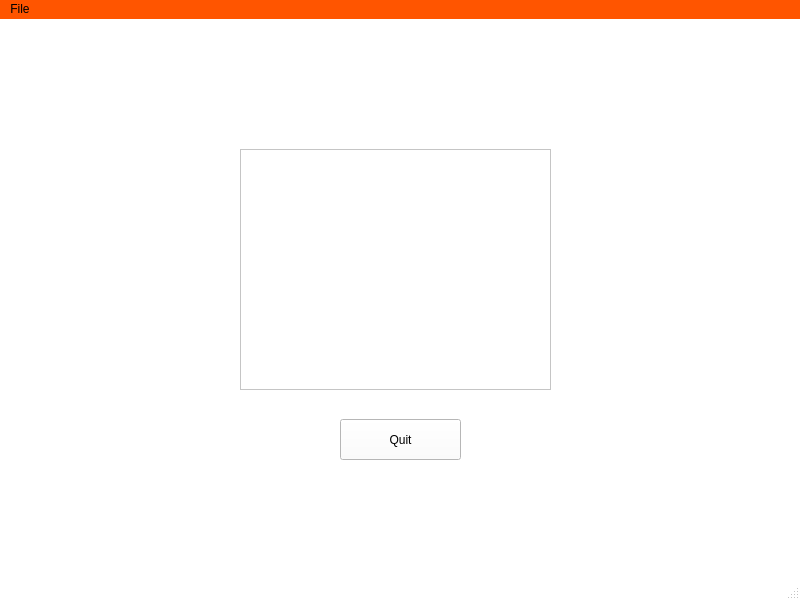
<?xml version="1.0" encoding="UTF-8"?>
<ui version="4.0">
 <class>NotePad</class>
 <widget class="QMainWindow" name="NotePad">
  <property name="geometry">
   <rect>
    <x>0</x>
    <y>0</y>
    <width>800</width>
    <height>600</height>
   </rect>
  </property>
  <property name="palette">
   <palette>
    <active>
     <colorrole role="WindowText">
      <brush brushstyle="SolidPattern">
       <color alpha="255">
        <red>0</red>
        <green>0</green>
        <blue>0</blue>
       </color>
      </brush>
     </colorrole>
     <colorrole role="Button">
      <brush brushstyle="SolidPattern">
       <color alpha="255">
        <red>255</red>
        <green>255</green>
        <blue>255</blue>
       </color>
      </brush>
     </colorrole>
     <colorrole role="Light">
      <brush brushstyle="SolidPattern">
       <color alpha="255">
        <red>255</red>
        <green>255</green>
        <blue>255</blue>
       </color>
      </brush>
     </colorrole>
     <colorrole role="Midlight">
      <brush brushstyle="SolidPattern">
       <color alpha="255">
        <red>255</red>
        <green>255</green>
        <blue>255</blue>
       </color>
      </brush>
     </colorrole>
     <colorrole role="Dark">
      <brush brushstyle="SolidPattern">
       <color alpha="255">
        <red>127</red>
        <green>127</green>
        <blue>127</blue>
       </color>
      </brush>
     </colorrole>
     <colorrole role="Mid">
      <brush brushstyle="SolidPattern">
       <color alpha="255">
        <red>170</red>
        <green>170</green>
        <blue>170</blue>
       </color>
      </brush>
     </colorrole>
     <colorrole role="Text">
      <brush brushstyle="SolidPattern">
       <color alpha="255">
        <red>0</red>
        <green>0</green>
        <blue>0</blue>
       </color>
      </brush>
     </colorrole>
     <colorrole role="BrightText">
      <brush brushstyle="SolidPattern">
       <color alpha="255">
        <red>255</red>
        <green>255</green>
        <blue>255</blue>
       </color>
      </brush>
     </colorrole>
     <colorrole role="ButtonText">
      <brush brushstyle="SolidPattern">
       <color alpha="255">
        <red>0</red>
        <green>0</green>
        <blue>0</blue>
       </color>
      </brush>
     </colorrole>
     <colorrole role="Base">
      <brush brushstyle="SolidPattern">
       <color alpha="255">
        <red>255</red>
        <green>255</green>
        <blue>255</blue>
       </color>
      </brush>
     </colorrole>
     <colorrole role="Window">
      <brush brushstyle="SolidPattern">
       <color alpha="255">
        <red>255</red>
        <green>255</green>
        <blue>255</blue>
       </color>
      </brush>
     </colorrole>
     <colorrole role="Shadow">
      <brush brushstyle="SolidPattern">
       <color alpha="255">
        <red>0</red>
        <green>0</green>
        <blue>0</blue>
       </color>
      </brush>
     </colorrole>
     <colorrole role="Highlight">
      <brush brushstyle="SolidPattern">
       <color alpha="255">
        <red>0</red>
        <green>0</green>
        <blue>0</blue>
       </color>
      </brush>
     </colorrole>
     <colorrole role="AlternateBase">
      <brush brushstyle="SolidPattern">
       <color alpha="255">
        <red>255</red>
        <green>255</green>
        <blue>255</blue>
       </color>
      </brush>
     </colorrole>
     <colorrole role="ToolTipBase">
      <brush brushstyle="SolidPattern">
       <color alpha="255">
        <red>255</red>
        <green>255</green>
        <blue>255</blue>
       </color>
      </brush>
     </colorrole>
     <colorrole role="ToolTipText">
      <brush brushstyle="SolidPattern">
       <color alpha="255">
        <red>0</red>
        <green>0</green>
        <blue>0</blue>
       </color>
      </brush>
     </colorrole>
     <colorrole role="PlaceholderText">
      <brush brushstyle="SolidPattern">
       <color alpha="128">
        <red>0</red>
        <green>0</green>
        <blue>0</blue>
       </color>
      </brush>
     </colorrole>
    </active>
    <inactive>
     <colorrole role="WindowText">
      <brush brushstyle="SolidPattern">
       <color alpha="255">
        <red>0</red>
        <green>0</green>
        <blue>0</blue>
       </color>
      </brush>
     </colorrole>
     <colorrole role="Button">
      <brush brushstyle="SolidPattern">
       <color alpha="255">
        <red>255</red>
        <green>255</green>
        <blue>255</blue>
       </color>
      </brush>
     </colorrole>
     <colorrole role="Light">
      <brush brushstyle="SolidPattern">
       <color alpha="255">
        <red>255</red>
        <green>255</green>
        <blue>255</blue>
       </color>
      </brush>
     </colorrole>
     <colorrole role="Midlight">
      <brush brushstyle="SolidPattern">
       <color alpha="255">
        <red>255</red>
        <green>255</green>
        <blue>255</blue>
       </color>
      </brush>
     </colorrole>
     <colorrole role="Dark">
      <brush brushstyle="SolidPattern">
       <color alpha="255">
        <red>127</red>
        <green>127</green>
        <blue>127</blue>
       </color>
      </brush>
     </colorrole>
     <colorrole role="Mid">
      <brush brushstyle="SolidPattern">
       <color alpha="255">
        <red>170</red>
        <green>170</green>
        <blue>170</blue>
       </color>
      </brush>
     </colorrole>
     <colorrole role="Text">
      <brush brushstyle="SolidPattern">
       <color alpha="255">
        <red>0</red>
        <green>0</green>
        <blue>0</blue>
       </color>
      </brush>
     </colorrole>
     <colorrole role="BrightText">
      <brush brushstyle="SolidPattern">
       <color alpha="255">
        <red>255</red>
        <green>255</green>
        <blue>255</blue>
       </color>
      </brush>
     </colorrole>
     <colorrole role="ButtonText">
      <brush brushstyle="SolidPattern">
       <color alpha="255">
        <red>0</red>
        <green>0</green>
        <blue>0</blue>
       </color>
      </brush>
     </colorrole>
     <colorrole role="Base">
      <brush brushstyle="SolidPattern">
       <color alpha="255">
        <red>255</red>
        <green>255</green>
        <blue>255</blue>
       </color>
      </brush>
     </colorrole>
     <colorrole role="Window">
      <brush brushstyle="SolidPattern">
       <color alpha="255">
        <red>255</red>
        <green>255</green>
        <blue>255</blue>
       </color>
      </brush>
     </colorrole>
     <colorrole role="Shadow">
      <brush brushstyle="SolidPattern">
       <color alpha="255">
        <red>0</red>
        <green>0</green>
        <blue>0</blue>
       </color>
      </brush>
     </colorrole>
     <colorrole role="Highlight">
      <brush brushstyle="SolidPattern">
       <color alpha="255">
        <red>0</red>
        <green>0</green>
        <blue>0</blue>
       </color>
      </brush>
     </colorrole>
     <colorrole role="AlternateBase">
      <brush brushstyle="SolidPattern">
       <color alpha="255">
        <red>255</red>
        <green>255</green>
        <blue>255</blue>
       </color>
      </brush>
     </colorrole>
     <colorrole role="ToolTipBase">
      <brush brushstyle="SolidPattern">
       <color alpha="255">
        <red>255</red>
        <green>255</green>
        <blue>255</blue>
       </color>
      </brush>
     </colorrole>
     <colorrole role="ToolTipText">
      <brush brushstyle="SolidPattern">
       <color alpha="255">
        <red>0</red>
        <green>0</green>
        <blue>0</blue>
       </color>
      </brush>
     </colorrole>
     <colorrole role="PlaceholderText">
      <brush brushstyle="SolidPattern">
       <color alpha="128">
        <red>0</red>
        <green>0</green>
        <blue>0</blue>
       </color>
      </brush>
     </colorrole>
    </inactive>
    <disabled>
     <colorrole role="WindowText">
      <brush brushstyle="SolidPattern">
       <color alpha="255">
        <red>127</red>
        <green>127</green>
        <blue>127</blue>
       </color>
      </brush>
     </colorrole>
     <colorrole role="Button">
      <brush brushstyle="SolidPattern">
       <color alpha="255">
        <red>255</red>
        <green>255</green>
        <blue>255</blue>
       </color>
      </brush>
     </colorrole>
     <colorrole role="Light">
      <brush brushstyle="SolidPattern">
       <color alpha="255">
        <red>255</red>
        <green>255</green>
        <blue>255</blue>
       </color>
      </brush>
     </colorrole>
     <colorrole role="Midlight">
      <brush brushstyle="SolidPattern">
       <color alpha="255">
        <red>255</red>
        <green>255</green>
        <blue>255</blue>
       </color>
      </brush>
     </colorrole>
     <colorrole role="Dark">
      <brush brushstyle="SolidPattern">
       <color alpha="255">
        <red>127</red>
        <green>127</green>
        <blue>127</blue>
       </color>
      </brush>
     </colorrole>
     <colorrole role="Mid">
      <brush brushstyle="SolidPattern">
       <color alpha="255">
        <red>170</red>
        <green>170</green>
        <blue>170</blue>
       </color>
      </brush>
     </colorrole>
     <colorrole role="Text">
      <brush brushstyle="SolidPattern">
       <color alpha="255">
        <red>127</red>
        <green>127</green>
        <blue>127</blue>
       </color>
      </brush>
     </colorrole>
     <colorrole role="BrightText">
      <brush brushstyle="SolidPattern">
       <color alpha="255">
        <red>255</red>
        <green>255</green>
        <blue>255</blue>
       </color>
      </brush>
     </colorrole>
     <colorrole role="ButtonText">
      <brush brushstyle="SolidPattern">
       <color alpha="255">
        <red>127</red>
        <green>127</green>
        <blue>127</blue>
       </color>
      </brush>
     </colorrole>
     <colorrole role="Base">
      <brush brushstyle="SolidPattern">
       <color alpha="255">
        <red>255</red>
        <green>255</green>
        <blue>255</blue>
       </color>
      </brush>
     </colorrole>
     <colorrole role="Window">
      <brush brushstyle="SolidPattern">
       <color alpha="255">
        <red>255</red>
        <green>255</green>
        <blue>255</blue>
       </color>
      </brush>
     </colorrole>
     <colorrole role="Shadow">
      <brush brushstyle="SolidPattern">
       <color alpha="255">
        <red>0</red>
        <green>0</green>
        <blue>0</blue>
       </color>
      </brush>
     </colorrole>
     <colorrole role="Highlight">
      <brush brushstyle="SolidPattern">
       <color alpha="255">
        <red>0</red>
        <green>120</green>
        <blue>215</blue>
       </color>
      </brush>
     </colorrole>
     <colorrole role="AlternateBase">
      <brush brushstyle="SolidPattern">
       <color alpha="255">
        <red>255</red>
        <green>255</green>
        <blue>255</blue>
       </color>
      </brush>
     </colorrole>
     <colorrole role="ToolTipBase">
      <brush brushstyle="SolidPattern">
       <color alpha="255">
        <red>255</red>
        <green>255</green>
        <blue>255</blue>
       </color>
      </brush>
     </colorrole>
     <colorrole role="ToolTipText">
      <brush brushstyle="SolidPattern">
       <color alpha="255">
        <red>0</red>
        <green>0</green>
        <blue>0</blue>
       </color>
      </brush>
     </colorrole>
     <colorrole role="PlaceholderText">
      <brush brushstyle="SolidPattern">
       <color alpha="128">
        <red>0</red>
        <green>0</green>
        <blue>0</blue>
       </color>
      </brush>
     </colorrole>
    </disabled>
   </palette>
  </property>
  <property name="windowTitle">
   <string>NotePad</string>
  </property>
  <widget class="QWidget" name="centralwidget">
   <widget class="QTextEdit" name="textEdit">
    <property name="geometry">
     <rect>
      <x>240</x>
      <y>130</y>
      <width>311</width>
      <height>241</height>
     </rect>
    </property>
   </widget>
   <widget class="QPushButton" name="quitButton">
    <property name="geometry">
     <rect>
      <x>340</x>
      <y>400</y>
      <width>121</width>
      <height>41</height>
     </rect>
    </property>
    <property name="text">
     <string>Quit</string>
    </property>
   </widget>
  </widget>
  <widget class="QMenuBar" name="menubar">
   <property name="geometry">
    <rect>
     <x>0</x>
     <y>0</y>
     <width>800</width>
     <height>20</height>
    </rect>
   </property>
   <property name="autoFillBackground">
    <bool>false</bool>
   </property>
   <property name="styleSheet">
    <string notr="true">background-color: rgb(255, 85, 0)</string>
   </property>
   <widget class="QMenu" name="menuFile">
    <property name="autoFillBackground">
     <bool>false</bool>
    </property>
    <property name="styleSheet">
     <string notr="true">background-color: rgb(255, 0, 0)</string>
    </property>
    <property name="title">
     <string>File</string>
    </property>
    <addaction name="actionOpen"/>
    <addaction name="actionSave"/>
   </widget>
   <addaction name="menuFile"/>
  </widget>
  <widget class="QStatusBar" name="statusbar">
   <property name="yfut" stdset="0">
    <palette>
     <active/>
     <inactive/>
     <disabled/>
    </palette>
   </property>
  </widget>
  <action name="actionOpen">
   <property name="text">
    <string>Open</string>
   </property>
  </action>
  <action name="actionSave">
   <property name="text">
    <string>Save</string>
   </property>
  </action>
 </widget>
 <resources/>
 <connections/>
</ui>
